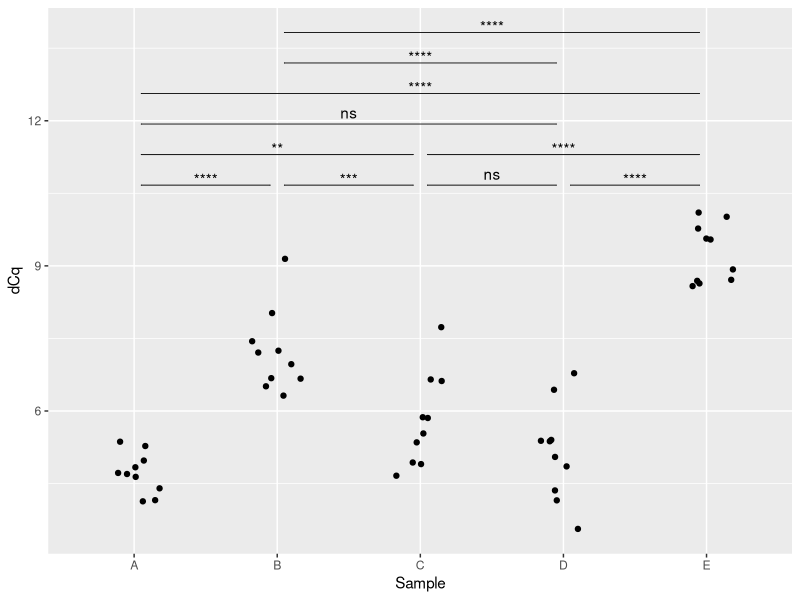

This figure's R source:
library(tidyverse)
library(ggpubr)

df <- data.frame(
    Sample = rep(c("A", "B", "C", "D", "E"), each = 10),
    dCq = c(
        rnorm(10, mean = 5, sd = 1),
        rnorm(10, mean = 7, sd = 1),
        rnorm(10, mean = 6, sd = 1),
        rnorm(10, mean = 5.2, sd = 1),
        rnorm(10, mean = 9, sd = 1)
    )
)

# Adjust y-positions of significance bars to minimize height
adjust_y_position <- function(res, y_base = NULL, step = NULL) {
    # Sort by xmin to process intervals in order
    res <- res |> arrange(xmin)
    
    # Calculate step from existing y.positions if not provided
    if (is.null(step)) {
        unique_y <- sort(unique(res$y.position))
        if (length(unique_y) > 1) {
            step <- min(diff(unique_y))
        } else {
            step <- 0.5  # fallback
        }
    }
    
    # Use minimum y.position as base if not provided
    if (is.null(y_base)) {
        y_base <- min(res$y.position)
    }
    
    n <- nrow(res)
    levels <- integer(n)  # Track which level each bar is assigned to
    level_ends <- numeric()  # Track the xmax of the rightmost bar at each level
    
    for (i in seq_len(n)) {
        xmin_i <- res$xmin[i]
        
        # Find the lowest level where this bar doesn't overlap
        assigned_level <- NA
        for (lvl in seq_along(level_ends)) {
            if (level_ends[lvl] <= xmin_i) {
                # No overlap - can use this level (allows shared endpoints)
                assigned_level <- lvl
                level_ends[lvl] <- res$xmax[i]
                break
            }
        }
        
        # If no existing level works, create a new one
        if (is.na(assigned_level)) {
            level_ends <- c(level_ends, res$xmax[i])
            assigned_level <- length(level_ends)
        }
        
        levels[i] <- assigned_level
    }
    
    # Assign y-positions based on levels
    res$y.position <- y_base + (levels - 1) * step
    
    return(res)
}

res <- df |>
    rstatix::pairwise_t_test(
        dCq ~ Sample,
        p.adjust.method = "none"
        ) %>%
    rstatix::add_xy_position(x = "Sample")

res.1 <- adjust_y_position(res)

ggplot(df, aes(x = Sample, y=  dCq)) +
    geom_jitter(width = 0.2) +
    stat_pvalue_manual(data = res.1,bracket.shorten = 0.1, tip.length = 0)
    
